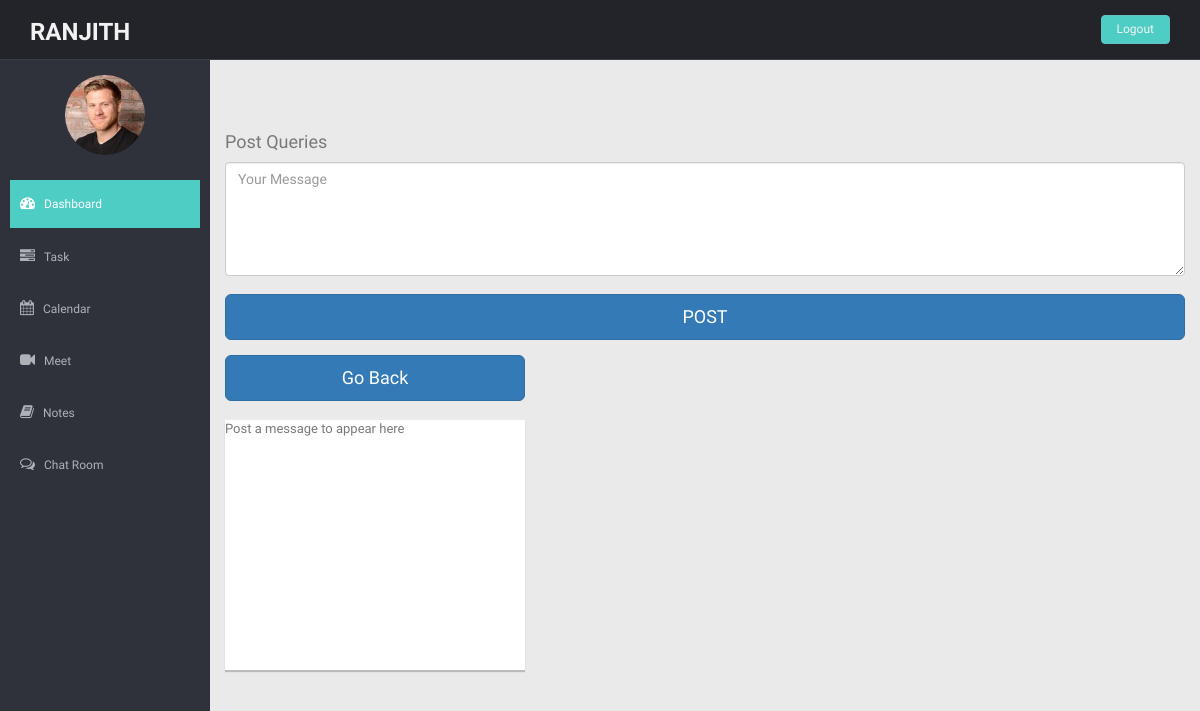
Before: /teacher/view.php (signed in) with the older database file.
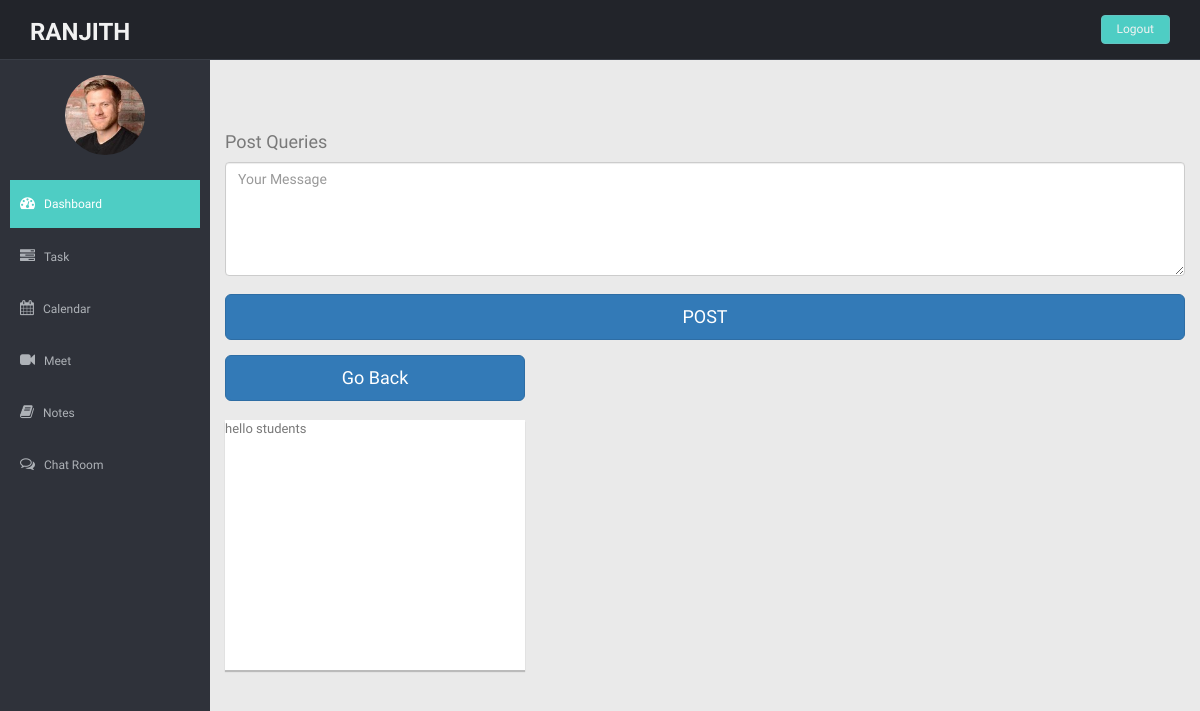
After: the same page with the newer database file.
### tables this page shows
CREATE TABLE `message` (
  `id` int(11) NOT NULL,
  `class_name` varchar(30) NOT NULL,
  `message` varchar(255) NOT NULL
);

### teacher/session.php (called while the page is built, shortened)
<?php
   $user_check = $_SESSION['email'];
   $user_role=$_SESSION['division'];
?>

### teacher/view.php (the view, shortened to what this page needs)
<?php
include('session.php');
include('../conn.php');
$sql="select * from student where email='$user_check' and division='$user_role'";
$result=mysqli_query($conn,$sql);
$row=mysqli_fetch_array($result);
?>
<!DOCTYPE html>
<html lang="en">
<head>
  <link href="../lib/bootstrap/css/bootstrap.min.css" rel="stylesheet">
  <link href="../lib/font-awesome/css/font-awesome.css" rel="stylesheet" />
  <link rel="stylesheet" type="text/css" href="../css/zabuto_calendar.css">
  <link rel="stylesheet" type="text/css" href="../lib/gritter/css/jquery.gritter.css" />
  <link href="../css/style.css" rel="stylesheet">
  <link href="../css/style-responsive.css" rel="stylesheet">
  <link href="../css/style.css" rel="stylesheet">
  <link href="../css/style-responsive.css" rel="stylesheet">
</head>
<body>
  <section id="container">
    <header class="header black-bg">
      <a href="index.php" class="logo"><b><?php echo $row['name'];?></b></a>
      <div class="top-menu">
        <ul class="nav pull-right top-menu">
          <li><a class="logout" href="logout.php">Logout</a></li>
        </ul>
      </div>
    </header>
    <aside>
      <div id="sidebar" class="nav-collapse ">
        <ul class="sidebar-menu" id="nav-accordion">
          <p class="centered"><img src="../img/ranjith.png" class="img-circle" width="80"></p>
          <li class="mt">
            <a class="active" href="index.php">
              <i class="fa fa-dashboard"></i>
              <span>Dashboard</span>
              </a>
          </li>
          <li class="sub-menu">
            <a href="javascript:;">
              <i class="fa fa-tasks"></i>
              <span>Task</span>
              </a>
          </li>
          <li class="sub-menu">
            <a href="javascript:;">
              <i class="fa fa-calendar"></i>
              <span>Calendar</span>
              </a>
          </li>
          <li class="sub-menu">
            <a href="javascript:;">
              <i class="fa fa-video-camera"></i>
              <span>Meet</span>
              </a>
          </li>
          <li class="sub-menu">
            <a href="javascript:;">
              <i class=" fa fa-book"></i>
              <span>Notes</span>
              </a>
          </li>
          <li class="sub-menu">
            <a href="javascript:;">
              <i class="fa fa-comments-o"></i>
              <span>Chat Room</span>
              </a>
          </li>
        </ul>
      </div>
    </aside>
    <section id="main-content">
      <section class="wrapper">
        <div class="row mt">
          <div class="col-lg-12 col-md-6 col-sm-6">
                <br><br>
                <h4 class="title">Post Queries</h4>
                <form action="view.php" method="POST">
                <div class="form-group">
                <textarea class="form-control" name="message" id="contact-message" placeholder="Your Message" rows="5" data-rule="required" data-msg="Please write something for us"></textarea>
                <br>
                <button type="submit" class="btn btn-primary btn-lg btn-block">POST</button>
                </div>
                </form>
              </div>
            <div class="col-lg-4 col-md-6">
              <button type="button" class="btn btn-primary btn-lg btn-block" onclick="window.location.href='index.php'">Go Back</button>
              <br>
              <?php
                $sql="select * from message";
                $result=mysqli_query($conn,$sql);
                $value=mysqli_fetch_array($result);
                $rows=mysqli_num_rows($result);
                if($rows){?>
                  <div class="card">
                  <p><?php echo $value['message'];?>
                  </div>
                <?php } else{?>
              <div class="card">
              <?php echo "Post a message to appear here"?>
              </div>
                <?php }?>
            </div>
        </div>
      </section>
    </section>
  </section>
</body>
</html>

Changed rows visible on the page:
added message: message "hello students"
Other visible differences:
text no longer shown: "Post a message to appear here"
